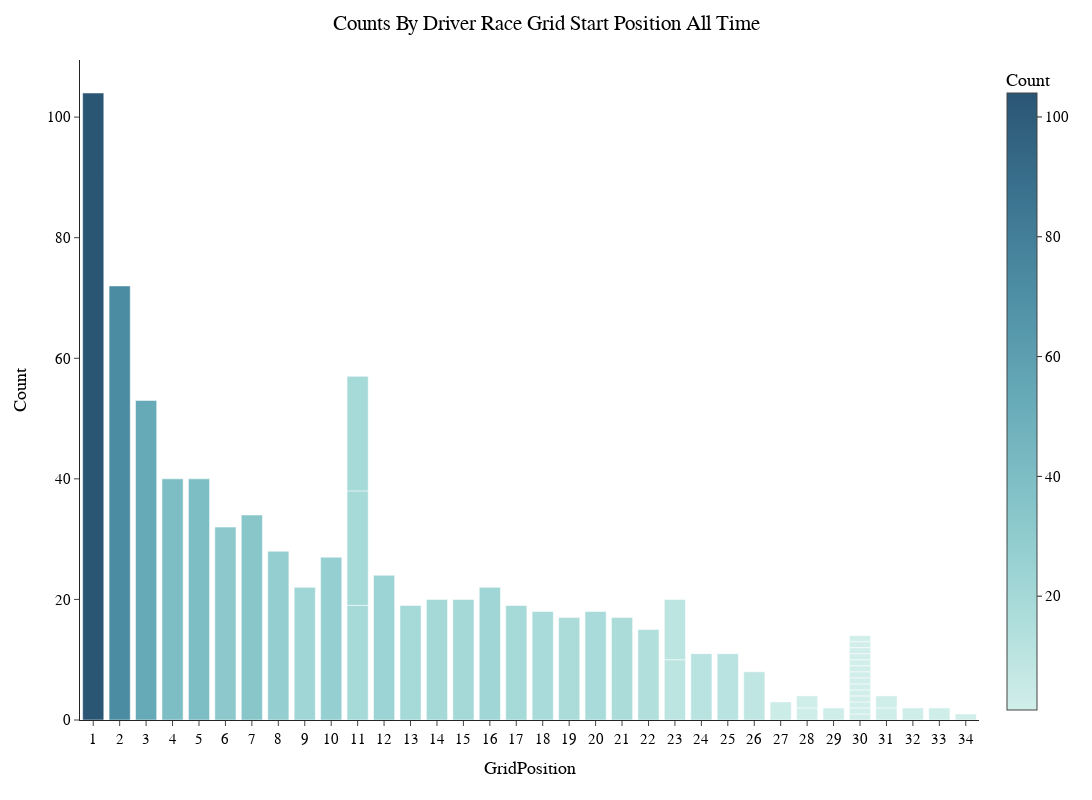

Notebook code cell kept with this figure:
### Code cell
fig_top_grid=px.bar(grouped_top_grid, 
           x="GridPosition", 
           y="Count", 
           color='Count',
           height=800,
           width=1400,
           template='simple_white',
           color_continuous_scale=px.colors.sequential.Teal,
           hover_data=["Driver"]
        )

fig_top_grid.update_layout(
    title="Counts By Driver Race Grid Start Position All Time",
    hoverlabel=dict(
        bgcolor="white",
        font_size=15,
        font_family="PT Sans Narrow"
    ),
    title_x=0.5,
    yaxis = dict(tickfont = dict(size=15)),
    xaxis = dict(tickfont = dict(size=15),
                 tickmode = 'linear',
    tick0 = 1,
    dtick = 1),
    font=dict(
        family="PT Sans Narrow",
        size=15,
        color="Black"
    ),
    title_font_family="PT Sans Narrow"
)
# fig_top.update_traces(marker_color='#246DF8')

### Figure 1 — Plotly figure (JSON) as saved in the notebook; plotly's stock layout.template omitted (floating-point values rounded to 4 significant figures)
{"data": [{"alignmentgroup": "True", "customdata": [["Lewis Hamilton"], ["Lewis Hamilton"], ["Michael Schumacher"], ["Kimi Räikkönen"], ["Fernando Alonso"], ["Kimi Räikkönen"], ["Fernando Alonso"], ["Fernando Alonso"], ["Fernando Alonso"], ["Fernando Alonso"], ["Mark Webber"], ["Nico Hülkenberg"], ["Olivier Panis"], ["Jenson Button"], ["Fernando Alonso"], ["Jenson Button"], ["Nick Heidfeld"], ["Valtteri Bottas"], ["Kevin Magnussen"], ["Andrea de Cesaris"], ["Heikki Kovalainen"], ["Jarno Trulli"], ["Timo Glock"], ["Tarso Marques"], ["Andrea de Cesaris"], ["Piercarlo Ghinzani"], ["Narain Karthikeyan"], ["Piercarlo Ghinzani"], ["Piercarlo Ghinzani"], ["Jimmy Davies"], ["Al Keller"], ["Jim Rathmann"], ["Chuck Weyant"], ["Al Herman"], ["Alberto Ascari"], ["Bill Cheesbourg"], ["Cliff Griffith"], ["David Walker"], ["Gaetano Starrabba"], ["Gijs van Lennep"], ["Günther Bechem"], ["Jackie Holmes"], ["Johnnie Tolan"], ["Johnny Claes"], ["Lucien Bianchi"], ["Rodger Ward"], ["Tony Bettenhausen"], ["Johnnie Tolan"], ["Mike Magill"], ["Eddie Johnson"], ["Johnny McDowell"], ["Oswald Karch"]], "hovertemplate": "GridPosition=%{x}<br>Count=%{marker.color}<br>Driver=%{customdata[0]}<extra></extra>", "legendgroup": "", "marker": {"color": [104, 72, 53, 40, 40, 32, 34, 28, 22, 27, 19, 19, 19, 24, 19, 20, 20, 22, 19, 18, 17, 18, 17, 15, 10, 10, 11, 11, 8, 3, 2, 2, 2, 1, 1, 1, 1, 1, 1, 1, 1, 1, 1, 1, 1, 1, 1, 2, 2, 2, 2, 1], "coloraxis": "coloraxis", "pattern": {"shape": ""}}, "name": "", "offsetgroup": "", "orientation": "v", "showlegend": false, "textposition": "auto", "type": "bar", "x": [1, 2, 3, 4, 5, 6, 7, 8, 9, 10, 11, 11, 11, 12, 13, 14, 15, 16, 17, 18, 19, 20, 21, 22, 23, 23, 24, 25, 26, 27, 28, 28, 29, 30, 30, 30, 30, 30, 30, 30, 30, 30, 30, 30, 30, 30, 30, 31, 31, 32, 33, 34], "xaxis": "x", "y": [104, 72, 53, 40, 40, 32, 34, 28, 22, 27, 19, 19, 19, 24, 19, 20, 20, 22, 19, 18, 17, 18, 17, 15, 10, 10, 11, 11, 8, 3, 2, 2, 2, 1, 1, 1, 1, 1, 1, 1, 1, 1, 1, 1, 1, 1, 1, 2, 2, 2, 2, 1], "yaxis": "y"}], "layout": {"barmode": "relative", "coloraxis": {"colorbar": {"title": {"text": "Count"}}, "colorscale": [[0, "rgb(209, 238, 234)"], [0.1667, "rgb(168, 219, 217)"], [0.3333, "rgb(133, 196, 201)"], [0.5, "rgb(104, 171, 184)"], [0.6667, "rgb(79, 144, 166)"], [0.8333, "rgb(59, 115, 143)"], [1, "rgb(42, 86, 116)"]]}, "font": {"color": "Black", "family": "PT Sans Narrow", "size": 15}, "height": 800, "hoverlabel": {"bgcolor": "white", "font": {"family": "PT Sans Narrow", "size": 15}}, "legend": {"tracegroupgap": 0}, "margin": {"t": 60}, "title": {"font": {"family": "PT Sans Narrow"}, "text": "Counts By Driver Race Grid Start Position All Time", "x": 0.5}, "width": 1400, "xaxis": {"anchor": "y", "domain": [0, 1], "dtick": 1, "tick0": 1, "tickfont": {"size": 15}, "tickmode": "linear", "title": {"text": "GridPosition"}}, "yaxis": {"anchor": "x", "domain": [0, 1], "tickfont": {"size": 15}, "title": {"text": "Count"}}}}
